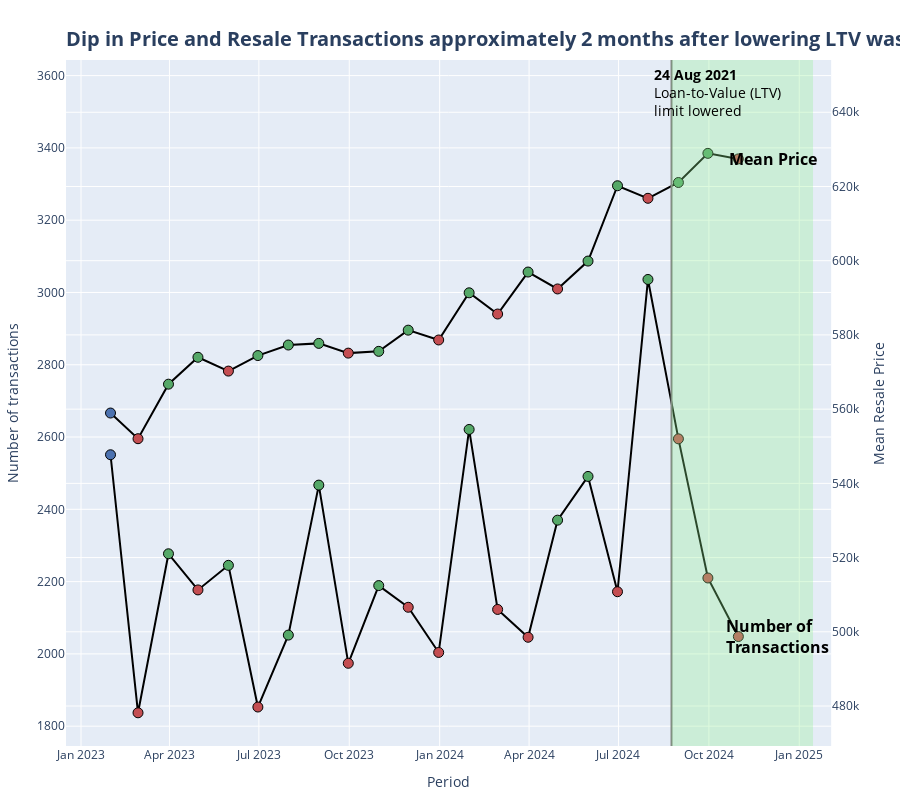

The notebook cell this image was saved under:
### Markdown cell above
The [article][news-article] noted a "more than 4% increase" in resale flat prices in (Aug) 2024. This figure can be updated to 6% in Oct 2024.

[news-article]: https://www.straitstimes.com/singapore/desmond-lee-flags-psychological-factor-contributing-to-higher-prices-in-hdb-resale-market

### Code cell
########## DATAFRAME MANIPULATION ##########

data = df.query("year >= 2023")
data = data.groupby(pd.Grouper(key='month', freq='ME'))[["resale_price"]].agg(['count', 'mean'])
data = data.droplevel(axis=1, level=0).reset_index()
data = data.rename(columns={'count':'num_trans', 'mean':'mean_price'})
data['pct_chg_count'] = np.round(data['num_trans'].pct_change() * 100, 1)
data['pct_chg_count_display'] = data['pct_chg_count'].apply(lambda x: f"{x:.1f}" if pd.notna(x) else "-")
data["pct_chg_mean_price"] = np.round(data["mean_price"].pct_change() * 100, 1)
data['pct_chg_mean_price_display'] = data['pct_chg_mean_price'].apply(lambda x: f"{x:.1f}" if pd.notna(x) else "-")


############ COLOURS AND SUBPLOT DATAFRAMES ##########

# colours that will be used
scatter_colors = {
    "Positive": pio.templates["seaborn"]["layout"]["colorway"][2],  # Seaborn Green
    "Negative": pio.templates["seaborn"]["layout"]["colorway"][3],  # Seaborn Red
    "NA": pio.templates["seaborn"]["layout"]["colorway"][0],  # Seaborn Blue
}

# hover labels on the graph
hover_dict_count = {
    "Positive": "Count: <b>%{y:,.0f}</b> transactions<br>Change: <b>↑ %{customdata}%</b><extra></extra>",
    "Negative": "Count: <b>%{y:,.0f}</b> transactions<br>Change: <b>↓ %{customdata}%</b><extra></extra>",
    "NA": "Count: <b>%{y:,.0f}</b> transactions<br>Change: <b>%{customdata}</b><extra></extra>",
}

hover_dict_mean_price = {
    "Positive": "Mean Price: <b>$%{y:,.0f}</b><br>Change: <b>↑ %{customdata}%</b><extra></extra>",
    "Negative": "Mean Price: <b>$%{y:,.0f}</b><br>Change: <b>↓ %{customdata}%</b><extra></extra>",
    "NA": "Mean Price: <b>$%{y:,.0f}</b><br>Change: <b>%{customdata}</b><extra></extra>",
}

scatter_df_names = ["Positive", "Negative", "NA"]
# plot scatterpoint based on pct_chg_count
for_scatter_plotting_count = []
for_scatter_plotting_count.append(data.query("pct_chg_count > 0"))
for_scatter_plotting_count.append(data.query("pct_chg_count < 0"))
for_scatter_plotting_count.append(data.query("pct_chg_count.isnull()"))

for_scatter_plotting_mean_price = []
for_scatter_plotting_mean_price.append(data.query("pct_chg_mean_price > 0"))
for_scatter_plotting_mean_price.append(data.query("pct_chg_mean_price < 0"))
for_scatter_plotting_mean_price.append(data.query("pct_chg_mean_price.isnull()"))

############ PLOTTING ##########

# create a plot with a secondary y axis
fig = make_subplots(specs=[[{"secondary_y": True}]])

# add a line plot relating to number of transactions to the primary y axis
fig.add_trace(
    go.Scatter(
        x=data["month"],
        y=data["num_trans"],
        mode="lines",
        line=dict(color="#000000", width=2),
        hoverinfo='skip'
    ),
    secondary_y=False
)
# customise rise and falls every month (green for rise, red for dips)
for part_df, name in zip(for_scatter_plotting_count, scatter_df_names):
    scatter_temp = go.Scatter(
        name=name,
        x=part_df["month"],
        y=part_df["num_trans"],
        customdata=part_df["pct_chg_count_display"],
        mode="markers",
        marker=dict(
            color=scatter_colors[name],
            size=10,
            line=dict(color="black", width=1),  # border color  # border width
        ),
        hovertemplate=hover_dict_count[name],
    )
    fig.add_trace(scatter_temp, secondary_y=False)

# add a line plot relating to mean transacted price to the secondary axis
fig.add_trace(
    go.Scatter(
        x=data["month"],
        y=data["mean_price"],
        mode="lines",
        line=dict(color="#000000", width=2),
        hoverinfo='skip'
    ),
    secondary_y=True,
)
for part_df, name in zip(for_scatter_plotting_mean_price, scatter_df_names):
    scatter_temp = go.Scatter(
        name=name,
        x=part_df["month"],
        y=part_df["mean_price"],
        customdata=part_df["pct_chg_mean_price_display"],
        mode="markers",
        marker=dict(
            color=scatter_colors[name],
            size=10,
            line=dict(color="black", width=1),  # border color  # border width
        ),
        hovertemplate=hover_dict_mean_price[name],
    )
    fig.add_trace(scatter_temp, secondary_y=True)


# Add a vertical line denoting the raising of LTV limit
fig.add_shape(
    type="line",
    x0="2024-08-24",  # Start of the vertical line (date)
    x1="2024-08-24",  # End of the vertical line (same date for vertical)
    y0=data["num_trans"].min() * 0.8,  # Bottom of the y-axis
    y1=data["num_trans"].max() * 1.2,  # Top of the y-axis (adjust as needed)
    line=dict(color="grey", width=2),  # Line style
)
fig.add_annotation(
    x=pd.to_datetime("2024-08-21") + pd.Timedelta(days=50),
    y=data["num_trans"].max() * 1.17,
    text="<b>24 Aug 2021</b><br>Loan-to-Value (LTV)<br>limit lowered",
    showarrow=False,
    font=dict(color="Black", size=14),
    align="left",
)


# Add annotations for each line
fig.add_annotation(
    x=data["month"].max() + pd.Timedelta(days=35),
    y=data.loc[data["month"].idxmax(), "mean_price"],
    yref='y2',
    text="<b>Mean Price</b>",
    showarrow=False,
    font=dict(color="Black", size=16),
    align="left",
)

fig.add_annotation(
    x=data["month"].max() + pd.Timedelta(days=40),
    y=data.loc[data["month"].idxmax(), "num_trans"],
    yref="y",
    text="<b>Number of</b><br><b>Transactions</b>",
    showarrow=False,
    font=dict(color="Black", size=16),
    align="left",
)

# Add a rectangle to highlight a time period
fig.add_shape(
    type="rect",
    x0="2024-08-24",  # Start of the x-range
    x1="2025-01-15",  # End of the x-range
    y0=data["num_trans"].min() * 0.95,  # Start of the y-range
    y1=data["num_trans"].max() * 1.2,  # End of the y-range
    line=dict(color="#000000", width=0),  # Border color and width
    fillcolor="LightGreen",  # Fill color
    opacity=0.3,  # Transparency
    secondary_y=False,
)


fig.update_layout(
    showlegend=False,
    hovermode="x unified",
    height=800,
    margin=dict(l=20, r=20, t=60, b=20),
    yaxis=dict(
        range=[data["num_trans"].min() * 0.95, data["num_trans"].max() * 1.2],
        title="Number of transactions",
    ),
    yaxis2=dict(
        range=[data["mean_price"].min() * 0.85, data["mean_price"].max() * 1.04],
        title="Mean Resale Price",
    ),
    xaxis=dict(title="Period", tickformat="%b %Y", hoverformat="%b %Y"),
    title=dict(
        text="<b>Dip in Price and Resale Transactions approximately 2 months after lowering LTV was observed</b>",
        x=0,
        xref="paper",
        y=0.96,
        yref="container",
        font=dict(size=20),
    ),
)


fig.show()
# fig.write_html("test.html")

### Figure 1 — Plotly figure (JSON) as saved in the notebook; plotly's stock layout.template omitted (floating-point values rounded to 4 significant figures)
{"data": [{"hoverinfo": "skip", "line": {"color": "#000000", "width": 2}, "mode": "lines", "type": "scatter", "x": ["2023-01-31T00:00:00", "2023-02-28T00:00:00", "2023-03-31T00:00:00", "2023-04-30T00:00:00", "2023-05-31T00:00:00", "2023-06-30T00:00:00", "2023-07-31T00:00:00", "2023-08-31T00:00:00", "2023-09-30T00:00:00", "2023-10-31T00:00:00", "2023-11-30T00:00:00", "2023-12-31T00:00:00", "2024-01-31T00:00:00", "2024-02-29T00:00:00", "2024-03-31T00:00:00", "2024-04-30T00:00:00", "2024-05-31T00:00:00", "2024-06-30T00:00:00", "2024-07-31T00:00:00", "2024-08-31T00:00:00", "2024-09-30T00:00:00", "2024-10-31T00:00:00"], "xaxis": "x", "y": [2551, 1837, 2277, 2177, 2245, 1853, 2052, 2467, 1974, 2189, 2129, 2004, 2621, 2123, 2046, 2370, 2491, 2172, 3036, 2595, 2210, 2048], "yaxis": "y"}, {"customdata": ["24.0", "3.1", "10.7", "20.2", "10.9", "30.8", "15.8", "5.1", "39.8"], "hovertemplate": "Count: <b>%{y:,.0f}</b> transactions<br>Change: <b>↑ %{customdata}%</b><extra></extra>", "marker": {"color": "rgb(85,168,104)", "line": {"color": "black", "width": 1}, "size": 10}, "mode": "markers", "name": "Positive", "type": "scatter", "x": ["2023-03-31T00:00:00", "2023-05-31T00:00:00", "2023-07-31T00:00:00", "2023-08-31T00:00:00", "2023-10-31T00:00:00", "2024-01-31T00:00:00", "2024-04-30T00:00:00", "2024-05-31T00:00:00", "2024-07-31T00:00:00"], "xaxis": "x", "y": [2277, 2245, 2052, 2467, 2189, 2621, 2370, 2491, 3036], "yaxis": "y"}, {"customdata": ["-28.0", "-4.4", "-17.5", "-20.0", "-2.7", "-5.9", "-19.0", "-3.6", "-12.8", "-14.5", "-14.8", "-7.3"], "hovertemplate": "Count: <b>%{y:,.0f}</b> transactions<br>Change: <b>↓ %{customdata}%</b><extra></extra>", "marker": {"color": "rgb(196,78,82)", "line": {"color": "black", "width": 1}, "size": 10}, "mode": "markers", "name": "Negative", "type": "scatter", "x": ["2023-02-28T00:00:00", "2023-04-30T00:00:00", "2023-06-30T00:00:00", "2023-09-30T00:00:00", "2023-11-30T00:00:00", "2023-12-31T00:00:00", "2024-02-29T00:00:00", "2024-03-31T00:00:00", "2024-06-30T00:00:00", "2024-08-31T00:00:00", "2024-09-30T00:00:00", "2024-10-31T00:00:00"], "xaxis": "x", "y": [1837, 2177, 1853, 1974, 2129, 2004, 2123, 2046, 2172, 2595, 2210, 2048], "yaxis": "y"}, {"customdata": ["-"], "hovertemplate": "Count: <b>%{y:,.0f}</b> transactions<br>Change: <b>%{customdata}</b><extra></extra>", "marker": {"color": "rgb(76,114,176)", "line": {"color": "black", "width": 1}, "size": 10}, "mode": "markers", "name": "NA", "type": "scatter", "x": ["2023-01-31T00:00:00"], "xaxis": "x", "y": [2551], "yaxis": "y"}, {"hoverinfo": "skip", "line": {"color": "#000000", "width": 2}, "mode": "lines", "type": "scatter", "x": ["2023-01-31T00:00:00", "2023-02-28T00:00:00", "2023-03-31T00:00:00", "2023-04-30T00:00:00", "2023-05-31T00:00:00", "2023-06-30T00:00:00", "2023-07-31T00:00:00", "2023-08-31T00:00:00", "2023-09-30T00:00:00", "2023-10-31T00:00:00", "2023-11-30T00:00:00", "2023-12-31T00:00:00", "2024-01-31T00:00:00", "2024-02-29T00:00:00", "2024-03-31T00:00:00", "2024-04-30T00:00:00", "2024-05-31T00:00:00", "2024-06-30T00:00:00", "2024-07-31T00:00:00", "2024-08-31T00:00:00", "2024-09-30T00:00:00", "2024-10-31T00:00:00"], "xaxis": "x", "y": [559000.0, 552000.0, 566700.0, 574000.0, 570300.0, 574400.0, 577300.0, 577700.0, 575100.0, 575600.0, 581300.0, 578600.0, 591300.0, 585600.0, 596900.0, 592400.0, 599900.0, 620200.0, 616800.0, 621100.0, 628900.0, 627400.0], "yaxis": "y2"}, {"customdata": ["2.7", "1.3", "0.7", "0.5", "0.1", "0.1", "1.0", "2.2", "1.9", "1.3", "3.4", "0.7", "1.3"], "hovertemplate": "Mean Price: <b>$%{y:,.0f}</b><br>Change: <b>↑ %{customdata}%</b><extra></extra>", "marker": {"color": "rgb(85,168,104)", "line": {"color": "black", "width": 1}, "size": 10}, "mode": "markers", "name": "Positive", "type": "scatter", "x": ["2023-03-31T00:00:00", "2023-04-30T00:00:00", "2023-06-30T00:00:00", "2023-07-31T00:00:00", "2023-08-31T00:00:00", "2023-10-31T00:00:00", "2023-11-30T00:00:00", "2024-01-31T00:00:00", "2024-03-31T00:00:00", "2024-05-31T00:00:00", "2024-06-30T00:00:00", "2024-08-31T00:00:00", "2024-09-30T00:00:00"], "xaxis": "x", "y": [566700.0, 574000.0, 574400.0, 577300.0, 577700.0, 575600.0, 581300.0, 591300.0, 596900.0, 599900.0, 620200.0, 621100.0, 628900.0], "yaxis": "y2"}, {"customdata": ["-1.2", "-0.6", "-0.5", "-0.5", "-1.0", "-0.8", "-0.5", "-0.2"], "hovertemplate": "Mean Price: <b>$%{y:,.0f}</b><br>Change: <b>↓ %{customdata}%</b><extra></extra>", "marker": {"color": "rgb(196,78,82)", "line": {"color": "black", "width": 1}, "size": 10}, "mode": "markers", "name": "Negative", "type": "scatter", "x": ["2023-02-28T00:00:00", "2023-05-31T00:00:00", "2023-09-30T00:00:00", "2023-12-31T00:00:00", "2024-02-29T00:00:00", "2024-04-30T00:00:00", "2024-07-31T00:00:00", "2024-10-31T00:00:00"], "xaxis": "x", "y": [552000.0, 570300.0, 575100.0, 578600.0, 585600.0, 592400.0, 616800.0, 627400.0], "yaxis": "y2"}, {"customdata": ["-"], "hovertemplate": "Mean Price: <b>$%{y:,.0f}</b><br>Change: <b>%{customdata}</b><extra></extra>", "marker": {"color": "rgb(76,114,176)", "line": {"color": "black", "width": 1}, "size": 10}, "mode": "markers", "name": "NA", "type": "scatter", "x": ["2023-01-31T00:00:00"], "xaxis": "x", "y": [559000.0], "yaxis": "y2"}], "layout": {"annotations": [{"align": "left", "font": {"color": "Black", "size": 14}, "showarrow": false, "text": "<b>24 Aug 2021</b><br>Loan-to-Value (LTV)<br>limit lowered", "x": "2024-10-10T00:00:00", "y": 3552.0}, {"align": "left", "font": {"color": "Black", "size": 16}, "showarrow": false, "text": "<b>Mean Price</b>", "x": "2024-12-05T00:00:00", "y": 627400.0, "yref": "y2"}, {"align": "left", "font": {"color": "Black", "size": 16}, "showarrow": false, "text": "<b>Number of</b><br><b>Transactions</b>", "x": "2024-12-10T00:00:00", "y": 2048, "yref": "y"}], "height": 800, "hovermode": "x unified", "margin": {"b": 20, "l": 20, "r": 20, "t": 60}, "shapes": [{"line": {"color": "grey", "width": 2}, "type": "line", "x0": "2024-08-24", "x1": "2024-08-24", "y0": 1470.0, "y1": 3643.0}, {"fillcolor": "LightGreen", "line": {"color": "#000000", "width": 0}, "opacity": 0.3, "type": "rect", "x0": "2024-08-24", "x1": "2025-01-15", "y0": 1745.0, "y1": 3643.0}], "showlegend": false, "title": {"font": {"size": 20}, "text": "<b>Dip in Price and Resale Transactions approximately 2 months after lowering LTV was observed</b>", "x": 0, "xref": "paper", "y": 0.96, "yref": "container"}, "xaxis": {"anchor": "y", "domain": [0, 0.94], "hoverformat": "%b %Y", "tickformat": "%b %Y", "title": {"text": "Period"}}, "yaxis": {"anchor": "x", "domain": [0, 1], "range": [1745.0, 3643.0], "title": {"text": "Number of transactions"}}, "yaxis2": {"anchor": "x", "overlaying": "y", "range": [469200.0, 654100.0], "side": "right", "title": {"text": "Mean Resale Price"}}}}
